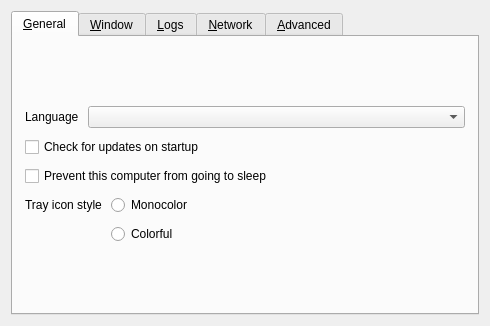
<?xml version="1.0" encoding="UTF-8"?>
<ui version="4.0">
 <class>SettingsDialog</class>
 <widget class="QDialog" name="SettingsDialog">
  <property name="geometry">
   <rect>
    <x>0</x>
    <y>0</y>
    <width>490</width>
    <height>326</height>
   </rect>
  </property>
  <property name="sizePolicy">
   <sizepolicy hsizetype="Maximum" vsizetype="Maximum">
    <horstretch>0</horstretch>
    <verstretch>0</verstretch>
   </sizepolicy>
  </property>
  <property name="windowTitle">
   <string>Preferences</string>
  </property>
  <property name="modal">
   <bool>true</bool>
  </property>
  <layout class="QVBoxLayout" name="verticalLayout_3">
   <item>
    <widget class="QTabWidget" name="tabWidget">
     <widget class="QWidget" name="tabGeneral">
      <attribute name="title">
       <string>&amp;General</string>
      </attribute>
      <layout class="QVBoxLayout" name="verticalLayout_6">
       <property name="spacing">
        <number>9</number>
       </property>
       <property name="leftMargin">
        <number>12</number>
       </property>
       <property name="topMargin">
        <number>12</number>
       </property>
       <property name="rightMargin">
        <number>12</number>
       </property>
       <property name="bottomMargin">
        <number>12</number>
       </property>
       <item>
        <spacer name="verticalSpacer_6">
         <property name="orientation">
          <enum>Qt::Orientation::Vertical</enum>
         </property>
         <property name="sizeHint" stdset="0">
          <size>
           <width>20</width>
           <height>0</height>
          </size>
         </property>
        </spacer>
       </item>
       <item>
        <layout class="QHBoxLayout" name="horizontalLayout_3">
         <item>
          <widget class="QLabel" name="lblLanguage">
           <property name="sizePolicy">
            <sizepolicy hsizetype="Maximum" vsizetype="Preferred">
             <horstretch>0</horstretch>
             <verstretch>0</verstretch>
            </sizepolicy>
           </property>
           <property name="text">
            <string>Language</string>
           </property>
          </widget>
         </item>
         <item>
          <widget class="QComboBox" name="comboLanguage"/>
         </item>
        </layout>
       </item>
       <item>
        <widget class="QCheckBox" name="cbAutoUpdate">
         <property name="text">
          <string>Check for updates on startup</string>
         </property>
        </widget>
       </item>
       <item>
        <widget class="QCheckBox" name="cbPreventSleep">
         <property name="text">
          <string>Prevent this computer from going to sleep</string>
         </property>
        </widget>
       </item>
       <item>
        <layout class="QFormLayout" name="formLayout">
         <item row="1" column="1">
          <widget class="QRadioButton" name="rbIconColorful">
           <property name="text">
            <string>Colorful</string>
           </property>
          </widget>
         </item>
         <item row="0" column="1">
          <widget class="QRadioButton" name="rbIconMono">
           <property name="text">
            <string>Monocolor</string>
           </property>
          </widget>
         </item>
         <item row="0" column="0">
          <widget class="QLabel" name="lblTrayIconStyle">
           <property name="text">
            <string>Tray icon style</string>
           </property>
          </widget>
         </item>
        </layout>
       </item>
       <item>
        <spacer name="verticalSpacer_3">
         <property name="orientation">
          <enum>Qt::Orientation::Vertical</enum>
         </property>
         <property name="sizeHint" stdset="0">
          <size>
           <width>20</width>
           <height>0</height>
          </size>
         </property>
        </spacer>
       </item>
      </layout>
     </widget>
     <widget class="QWidget" name="tabWindow">
      <attribute name="title">
       <string>&amp;Window</string>
      </attribute>
      <layout class="QVBoxLayout" name="verticalLayout_14">
       <property name="spacing">
        <number>9</number>
       </property>
       <property name="leftMargin">
        <number>12</number>
       </property>
       <property name="topMargin">
        <number>12</number>
       </property>
       <property name="rightMargin">
        <number>12</number>
       </property>
       <property name="bottomMargin">
        <number>12</number>
       </property>
       <item>
        <spacer name="verticalSpacer_7">
         <property name="orientation">
          <enum>Qt::Orientation::Vertical</enum>
         </property>
         <property name="sizeHint" stdset="0">
          <size>
           <width>20</width>
           <height>0</height>
          </size>
         </property>
        </spacer>
       </item>
       <item>
        <layout class="QFormLayout" name="formLayout_2">
         <property name="labelAlignment">
          <set>Qt::AlignmentFlag::AlignRight|Qt::AlignmentFlag::AlignTrailing|Qt::AlignmentFlag::AlignVCenter</set>
         </property>
         <item row="0" column="0">
          <widget class="QLabel" name="label_3">
           <property name="text">
            <string>When the application starts</string>
           </property>
          </widget>
         </item>
         <item row="0" column="1">
          <widget class="QWidget" name="widget" native="true">
           <layout class="QVBoxLayout" name="verticalLayout_2">
            <item>
             <widget class="QRadioButton" name="rbShowOnStart">
              <property name="text">
               <string>Show the main window</string>
              </property>
             </widget>
            </item>
            <item>
             <widget class="QRadioButton" name="rbAutoHide">
              <property name="text">
               <string>Send to background</string>
              </property>
             </widget>
            </item>
           </layout>
          </widget>
         </item>
         <item row="1" column="0">
          <widget class="QLabel" name="label">
           <property name="text">
            <string>When the main window is closed</string>
           </property>
           <property name="alignment">
            <set>Qt::AlignmentFlag::AlignRight|Qt::AlignmentFlag::AlignTrailing|Qt::AlignmentFlag::AlignVCenter</set>
           </property>
          </widget>
         </item>
         <item row="1" column="1">
          <widget class="QWidget" name="widget_2" native="true">
           <layout class="QVBoxLayout" name="verticalLayout_13">
            <item>
             <widget class="QRadioButton" name="rbExitOnClose">
              <property name="text">
               <string>Exit</string>
              </property>
             </widget>
            </item>
            <item>
             <widget class="QRadioButton" name="rbCloseToTray">
              <property name="text">
               <string>Send to background</string>
              </property>
             </widget>
            </item>
           </layout>
          </widget>
         </item>
        </layout>
       </item>
       <item>
        <widget class="QCheckBox" name="cbStartOnLogin">
         <property name="text">
          <string>Start when I sign in, and reconnect</string>
         </property>
         <property name="toolTip">
          <string>Starts in the background each time you sign in and, if it was running before, connects again</string>
         </property>
        </widget>
       </item>
       <item>
        <widget class="QCheckBox" name="cbShowVersion">
         <property name="text">
          <string>Include version in the window title</string>
         </property>
        </widget>
       </item>
       <item>
        <spacer name="verticalSpacer_11">
         <property name="orientation">
          <enum>Qt::Orientation::Vertical</enum>
         </property>
         <property name="sizeHint" stdset="0">
          <size>
           <width>20</width>
           <height>0</height>
          </size>
         </property>
        </spacer>
       </item>
      </layout>
     </widget>
     <widget class="QWidget" name="tabLog">
      <attribute name="title">
       <string>&amp;Logs</string>
      </attribute>
      <layout class="QVBoxLayout" name="verticalLayout">
       <property name="spacing">
        <number>9</number>
       </property>
       <property name="leftMargin">
        <number>12</number>
       </property>
       <property name="topMargin">
        <number>12</number>
       </property>
       <property name="rightMargin">
        <number>12</number>
       </property>
       <property name="bottomMargin">
        <number>12</number>
       </property>
       <item>
        <spacer name="verticalSpacer_8">
         <property name="orientation">
          <enum>Qt::Orientation::Vertical</enum>
         </property>
         <property name="sizeHint" stdset="0">
          <size>
           <width>20</width>
           <height>0</height>
          </size>
         </property>
        </spacer>
       </item>
       <item>
        <layout class="QHBoxLayout" name="horizontalLayout_4">
         <item>
          <widget class="QLabel" name="lblLogLevel">
           <property name="sizePolicy">
            <sizepolicy hsizetype="Maximum" vsizetype="Fixed">
             <horstretch>0</horstretch>
             <verstretch>0</verstretch>
            </sizepolicy>
           </property>
           <property name="text">
            <string>Level</string>
           </property>
          </widget>
         </item>
         <item>
          <widget class="QComboBox" name="comboLogLevel"/>
         </item>
        </layout>
       </item>
       <item>
        <widget class="QLabel" name="lblDebugWarning">
         <property name="text">
          <string>Using a log level higher than Info may affect performance.</string>
         </property>
         <property name="wordWrap">
          <bool>true</bool>
         </property>
        </widget>
       </item>
       <item>
        <widget class="QGroupBox" name="groupLogToFile">
         <property name="title">
          <string>Log to file</string>
         </property>
         <property name="checkable">
          <bool>true</bool>
         </property>
         <layout class="QHBoxLayout" name="horizontalLayout_2">
          <item>
           <widget class="QWidget" name="widgetLogFilename" native="true">
            <property name="sizePolicy">
             <sizepolicy hsizetype="Preferred" vsizetype="Maximum">
              <horstretch>0</horstretch>
              <verstretch>0</verstretch>
             </sizepolicy>
            </property>
            <layout class="QHBoxLayout" name="_4">
             <property name="spacing">
              <number>3</number>
             </property>
             <property name="leftMargin">
              <number>0</number>
             </property>
             <property name="topMargin">
              <number>0</number>
             </property>
             <property name="rightMargin">
              <number>0</number>
             </property>
             <property name="bottomMargin">
              <number>0</number>
             </property>
             <item>
              <widget class="QLabel" name="labelLogPath">
               <property name="sizePolicy">
                <sizepolicy hsizetype="Preferred" vsizetype="Fixed">
                 <horstretch>0</horstretch>
                 <verstretch>0</verstretch>
                </sizepolicy>
               </property>
               <property name="text">
                <string>Log path</string>
               </property>
              </widget>
             </item>
             <item>
              <spacer name="horizontalSpacer_7">
               <property name="orientation">
                <enum>Qt::Orientation::Horizontal</enum>
               </property>
               <property name="sizeType">
                <enum>QSizePolicy::Policy::Minimum</enum>
               </property>
               <property name="sizeHint" stdset="0">
                <size>
                 <width>17</width>
                 <height>25</height>
                </size>
               </property>
              </spacer>
             </item>
             <item>
              <widget class="QLineEdit" name="lineLogFilename">
               <property name="enabled">
                <bool>true</bool>
               </property>
               <property name="sizePolicy">
                <sizepolicy hsizetype="Expanding" vsizetype="Fixed">
                 <horstretch>0</horstretch>
                 <verstretch>0</verstretch>
                </sizepolicy>
               </property>
              </widget>
             </item>
             <item>
              <widget class="QPushButton" name="btnBrowseLog">
               <property name="enabled">
                <bool>true</bool>
               </property>
               <property name="cursor">
                <cursorShape>PointingHandCursor</cursorShape>
               </property>
               <property name="text">
                <string/>
               </property>
               <property name="icon">
                <iconset theme="QIcon::ThemeIcon::DocumentOpen"/>
               </property>
               <property name="flat">
                <bool>true</bool>
               </property>
              </widget>
             </item>
            </layout>
           </widget>
          </item>
         </layout>
        </widget>
       </item>
       <item>
        <widget class="QCheckBox" name="cbGuiDebug">
         <property name="text">
          <string>Enable GUI debug messages</string>
         </property>
        </widget>
       </item>
       <item>
        <spacer name="verticalSpacer_4">
         <property name="orientation">
          <enum>Qt::Orientation::Vertical</enum>
         </property>
         <property name="sizeHint" stdset="0">
          <size>
           <width>20</width>
           <height>0</height>
          </size>
         </property>
        </spacer>
       </item>
      </layout>
     </widget>
     <widget class="QWidget" name="tabNetwork">
      <attribute name="title">
       <string>&amp;Network</string>
      </attribute>
      <layout class="QVBoxLayout" name="verticalLayout_7">
       <property name="spacing">
        <number>9</number>
       </property>
       <property name="leftMargin">
        <number>12</number>
       </property>
       <property name="topMargin">
        <number>12</number>
       </property>
       <property name="rightMargin">
        <number>12</number>
       </property>
       <property name="bottomMargin">
        <number>12</number>
       </property>
       <item>
        <spacer name="verticalSpacer_9">
         <property name="orientation">
          <enum>Qt::Orientation::Vertical</enum>
         </property>
         <property name="sizeHint" stdset="0">
          <size>
           <width>20</width>
           <height>0</height>
          </size>
         </property>
        </spacer>
       </item>
       <item>
        <layout class="QHBoxLayout" name="horizontalLayout">
         <item>
          <widget class="QLabel" name="lblNetworkIp">
           <property name="sizePolicy">
            <sizepolicy hsizetype="Maximum" vsizetype="Fixed">
             <horstretch>0</horstretch>
             <verstretch>0</verstretch>
            </sizepolicy>
           </property>
           <property name="text">
            <string>Network IP</string>
           </property>
          </widget>
         </item>
         <item>
          <widget class="QComboBox" name="comboInterface">
           <property name="sizePolicy">
            <sizepolicy hsizetype="Maximum" vsizetype="Fixed">
             <horstretch>0</horstretch>
             <verstretch>0</verstretch>
            </sizepolicy>
           </property>
           <item>
            <property name="text">
             <string>Automatic</string>
            </property>
           </item>
          </widget>
         </item>
         <item>
          <spacer name="horizontalSpacer">
           <property name="orientation">
            <enum>Qt::Orientation::Horizontal</enum>
           </property>
           <property name="sizeType">
            <enum>QSizePolicy::Policy::Expanding</enum>
           </property>
           <property name="sizeHint" stdset="0">
            <size>
             <width>25</width>
             <height>20</height>
            </size>
           </property>
          </spacer>
         </item>
        </layout>
       </item>
       <item>
        <layout class="QHBoxLayout" name="horizontalLayout_6">
         <item>
          <widget class="QLabel" name="lblPort">
           <property name="sizePolicy">
            <sizepolicy hsizetype="Maximum" vsizetype="Fixed">
             <horstretch>0</horstretch>
             <verstretch>0</verstretch>
            </sizepolicy>
           </property>
           <property name="text">
            <string>Port</string>
           </property>
          </widget>
         </item>
         <item>
          <widget class="QSpinBox" name="sbPort">
           <property name="enabled">
            <bool>true</bool>
           </property>
           <property name="sizePolicy">
            <sizepolicy hsizetype="Maximum" vsizetype="Fixed">
             <horstretch>0</horstretch>
             <verstretch>0</verstretch>
            </sizepolicy>
           </property>
           <property name="maximum">
            <number>65535</number>
           </property>
           <property name="value">
            <number>24800</number>
           </property>
          </widget>
         </item>
         <item>
          <spacer name="horizontalSpacer_3">
           <property name="orientation">
            <enum>Qt::Orientation::Horizontal</enum>
           </property>
           <property name="sizeHint" stdset="0">
            <size>
             <width>40</width>
             <height>20</height>
            </size>
           </property>
          </spacer>
         </item>
        </layout>
       </item>
       <item>
        <widget class="QGroupBox" name="groupSecurity">
         <property name="sizePolicy">
          <sizepolicy hsizetype="Preferred" vsizetype="Maximum">
           <horstretch>0</horstretch>
           <verstretch>0</verstretch>
          </sizepolicy>
         </property>
         <property name="title">
          <string>Enable TLS Encryption</string>
         </property>
         <property name="checkable">
          <bool>true</bool>
         </property>
         <property name="checked">
          <bool>false</bool>
         </property>
         <layout class="QVBoxLayout" name="_11">
          <item>
           <widget class="QWidget" name="widgetTlsCert" native="true">
            <layout class="QHBoxLayout" name="_12">
             <property name="leftMargin">
              <number>0</number>
             </property>
             <property name="topMargin">
              <number>0</number>
             </property>
             <property name="rightMargin">
              <number>0</number>
             </property>
             <property name="bottomMargin">
              <number>0</number>
             </property>
             <item>
              <widget class="QLabel" name="lblTlsCertInfo">
               <property name="text">
                <string notr="true"/>
               </property>
              </widget>
             </item>
             <item>
              <widget class="QLabel" name="lblTlsCert">
               <property name="sizePolicy">
                <sizepolicy hsizetype="Preferred" vsizetype="Fixed">
                 <horstretch>0</horstretch>
                 <verstretch>0</verstretch>
                </sizepolicy>
               </property>
               <property name="text">
                <string>Certificate</string>
               </property>
              </widget>
             </item>
             <item>
              <widget class="QLineEdit" name="lineTlsCertPath">
               <property name="minimumSize">
                <size>
                 <width>0</width>
                 <height>0</height>
                </size>
               </property>
              </widget>
             </item>
             <item>
              <widget class="QPushButton" name="btnTlsCertPath">
               <property name="cursor">
                <cursorShape>PointingHandCursor</cursorShape>
               </property>
               <property name="text">
                <string/>
               </property>
               <property name="icon">
                <iconset theme="QIcon::ThemeIcon::DocumentOpen"/>
               </property>
               <property name="flat">
                <bool>true</bool>
               </property>
              </widget>
             </item>
            </layout>
           </widget>
          </item>
          <item>
           <layout class="QHBoxLayout" name="horizontalLayout_5">
            <property name="topMargin">
             <number>0</number>
            </property>
            <item>
             <widget class="QLabel" name="lblTlsKeyLength">
              <property name="sizePolicy">
               <sizepolicy hsizetype="Preferred" vsizetype="Fixed">
                <horstretch>0</horstretch>
                <verstretch>0</verstretch>
               </sizepolicy>
              </property>
              <property name="text">
               <string>Key length</string>
              </property>
             </widget>
            </item>
            <item>
             <widget class="QComboBox" name="comboTlsKeyLength">
              <item>
               <property name="text">
                <string notr="true">2048</string>
               </property>
              </item>
              <item>
               <property name="text">
                <string notr="true">4096</string>
               </property>
              </item>
             </widget>
            </item>
            <item>
             <spacer name="horizontalSpacer_2">
              <property name="orientation">
               <enum>Qt::Orientation::Horizontal</enum>
              </property>
              <property name="sizeHint" stdset="0">
               <size>
                <width>40</width>
                <height>20</height>
               </size>
              </property>
             </spacer>
            </item>
            <item>
             <widget class="QPushButton" name="btnTlsRegenCert">
              <property name="text">
               <string>Regenerate certificate</string>
              </property>
              <property name="icon">
               <iconset theme="QIcon::ThemeIcon::ViewRefresh"/>
              </property>
             </widget>
            </item>
           </layout>
          </item>
          <item>
           <widget class="QCheckBox" name="cbRequireClientCert">
            <property name="text">
             <string>Require client certificates</string>
            </property>
           </widget>
          </item>
          <item>
           <spacer name="verticalSpacer_2">
            <property name="orientation">
             <enum>Qt::Orientation::Vertical</enum>
            </property>
            <property name="sizeHint" stdset="0">
             <size>
              <width>20</width>
              <height>0</height>
             </size>
            </property>
           </spacer>
          </item>
         </layout>
        </widget>
       </item>
       <item>
        <spacer name="verticalSpacer_5">
         <property name="orientation">
          <enum>Qt::Orientation::Vertical</enum>
         </property>
         <property name="sizeHint" stdset="0">
          <size>
           <width>20</width>
           <height>0</height>
          </size>
         </property>
        </spacer>
       </item>
      </layout>
     </widget>
     <widget class="QWidget" name="tabAdvanced">
      <attribute name="title">
       <string>&amp;Advanced</string>
      </attribute>
      <layout class="QVBoxLayout" name="verticalLayout_4">
       <property name="spacing">
        <number>9</number>
       </property>
       <property name="leftMargin">
        <number>12</number>
       </property>
       <property name="topMargin">
        <number>12</number>
       </property>
       <property name="rightMargin">
        <number>12</number>
       </property>
       <property name="bottomMargin">
        <number>12</number>
       </property>
       <item>
        <spacer name="verticalSpacer_10">
         <property name="orientation">
          <enum>Qt::Orientation::Vertical</enum>
         </property>
         <property name="sizeHint" stdset="0">
          <size>
           <width>20</width>
           <height>0</height>
          </size>
         </property>
        </spacer>
       </item>
       <item>
        <widget class="QGroupBox" name="groupService">
         <property name="enabled">
          <bool>true</bool>
         </property>
         <property name="title">
          <string>Use background service (daemon)</string>
         </property>
         <property name="checkable">
          <bool>true</bool>
         </property>
         <property name="checked">
          <bool>false</bool>
         </property>
         <layout class="QGridLayout" name="_6">
          <item row="1" column="0">
           <widget class="QCheckBox" name="cbElevateDaemon">
            <property name="text">
             <string>Always run as system (work at login screen and UAC)</string>
            </property>
            <property name="autoExclusive">
             <bool>false</bool>
            </property>
           </widget>
          </item>
         </layout>
        </widget>
       </item>
       <item>
        <layout class="QFormLayout" name="formLayout_3">
         <property name="fieldGrowthPolicy">
          <enum>QFormLayout::FieldGrowthPolicy::ExpandingFieldsGrow</enum>
         </property>
         <property name="rowWrapPolicy">
          <enum>QFormLayout::RowWrapPolicy::DontWrapRows</enum>
         </property>
         <property name="labelAlignment">
          <set>Qt::AlignmentFlag::AlignLeading|Qt::AlignmentFlag::AlignLeft|Qt::AlignmentFlag::AlignVCenter</set>
         </property>
         <property name="formAlignment">
          <set>Qt::AlignmentFlag::AlignHCenter|Qt::AlignmentFlag::AlignTop</set>
         </property>
         <item row="0" column="0">
          <widget class="QCheckBox" name="cbRunEnterCommand">
           <property name="text">
            <string>Run command on enter</string>
           </property>
          </widget>
         </item>
         <item row="0" column="1">
          <widget class="QLineEdit" name="lineCommandEnter"/>
         </item>
         <item row="1" column="0">
          <widget class="QCheckBox" name="cbRunExitCommand">
           <property name="text">
            <string>Run command on exit</string>
           </property>
          </widget>
         </item>
         <item row="1" column="1">
          <widget class="QLineEdit" name="lineCommandExit"/>
         </item>
        </layout>
       </item>
       <item>
        <spacer name="verticalSpacer">
         <property name="orientation">
          <enum>Qt::Orientation::Vertical</enum>
         </property>
         <property name="sizeHint" stdset="0">
          <size>
           <width>20</width>
           <height>0</height>
          </size>
         </property>
        </spacer>
       </item>
       <item>
        <widget class="QPushButton" name="btnClearAllSettings">
         <property name="text">
          <string>Remove all settings</string>
         </property>
        </widget>
       </item>
      </layout>
     </widget>
    </widget>
   </item>
  </layout>
 </widget>
 <resources/>
 <connections/>
</ui>
